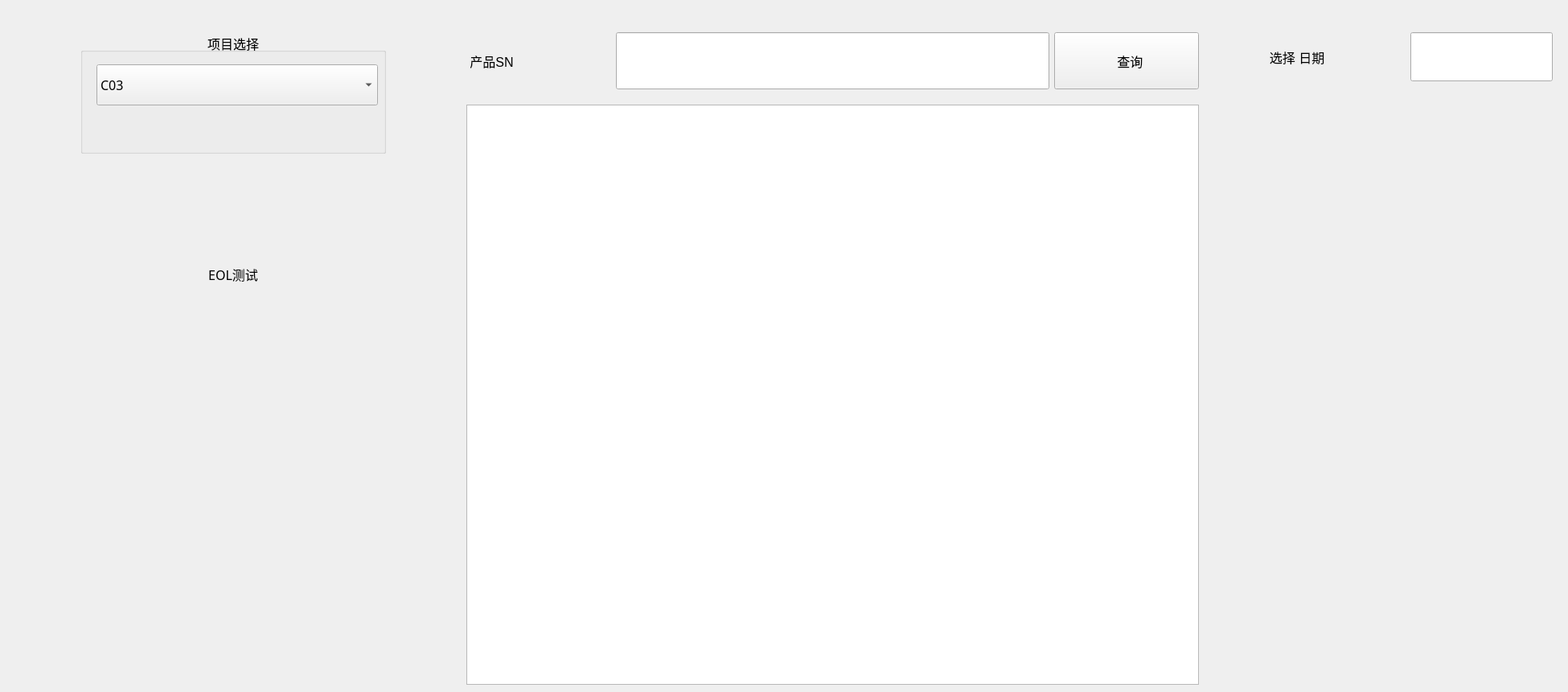
      <widget class="QWidget" name="tab">
       <attribute name="title">
        <string>查询测试 结果</string>
       </attribute>
       <widget class="QWidget" name="widget" native="true">
        <property name="geometry">
         <rect>
          <x>10</x>
          <y>10</y>
          <width>1931</width>
          <height>841</height>
         </rect>
        </property>
        <widget class="QTextEdit" name="textEdit_search">
         <property name="geometry">
          <rect>
           <x>570</x>
           <y>120</y>
           <width>911</width>
           <height>721</height>
          </rect>
         </property>
         <property name="font">
          <font>
           <family>Arial</family>
           <pointsize>12</pointsize>
          </font>
         </property>
        </widget>
        <widget class="QGroupBox" name="groupBox_3">
         <property name="geometry">
          <rect>
           <x>90</x>
           <y>30</y>
           <width>380</width>
           <height>151</height>
          </rect>
         </property>
         <property name="font">
          <font>
           <family>Arial</family>
           <pointsize>12</pointsize>
          </font>
         </property>
         <property name="title">
          <string>项目选择</string>
         </property>
         <property name="alignment">
          <set>Qt::AlignCenter</set>
         </property>
         <widget class="QComboBox" name="comboBoxSearch">
          <property name="geometry">
           <rect>
            <x>20</x>
            <y>40</y>
            <width>350</width>
            <height>51</height>
           </rect>
          </property>
          <property name="sizePolicy">
           <sizepolicy hsizetype="Preferred" vsizetype="Preferred">
            <horstretch>0</horstretch>
            <verstretch>0</verstretch>
           </sizepolicy>
          </property>
          <property name="font">
           <font>
            <family>宋体</family>
            <pointsize>12</pointsize>
           </font>
          </property>
          <item>
           <property name="text">
            <string>C03</string>
           </property>
          </item>
          <item>
           <property name="text">
            <string>C206</string>
           </property>
          </item>
         </widget>
        </widget>
        <widget class="QWidget" name="widget_calendar" native="true">
         <property name="geometry">
          <rect>
           <x>1560</x>
           <y>110</y>
           <width>361</width>
           <height>331</height>
          </rect>
         </property>
         <property name="sizePolicy">
          <sizepolicy hsizetype="Fixed" vsizetype="Fixed">
           <horstretch>0</horstretch>
           <verstretch>0</verstretch>
          </sizepolicy>
         </property>
         <property name="layoutDirection">
          <enum>Qt::LeftToRight</enum>
         </property>
        </widget>
        <widget class="QLabel" name="label_5">
         <property name="geometry">
          <rect>
           <x>90</x>
           <y>300</y>
           <width>380</width>
           <height>61</height>
          </rect>
         </property>
         <property name="font">
          <font>
           <family>宋体</family>
           <pointsize>12</pointsize>
          </font>
         </property>
         <property name="text">
          <string>EOL测试</string>
         </property>
         <property name="alignment">
          <set>Qt::AlignCenter</set>
         </property>
        </widget>
        <widget class="QWidget" name="layoutWidget">
         <property name="geometry">
          <rect>
           <x>570</x>
           <y>30</y>
           <width>911</width>
           <height>71</height>
          </rect>
         </property>
         <layout class="QHBoxLayout" name="horizontalLayout_12" stretch="2,6,2">
          <item>
           <widget class="QLabel" name="label_3">
            <property name="sizePolicy">
             <sizepolicy hsizetype="Preferred" vsizetype="Preferred">
              <horstretch>0</horstretch>
              <verstretch>0</verstretch>
             </sizepolicy>
            </property>
            <property name="font">
             <font>
              <family>Arial</family>
              <pointsize>12</pointsize>
             </font>
            </property>
            <property name="text">
             <string> 产品SN</string>
            </property>
           </widget>
          </item>
          <item>
           <widget class="QLineEdit" name="lineEdit_SN_Search">
            <property name="sizePolicy">
             <sizepolicy hsizetype="Preferred" vsizetype="Preferred">
              <horstretch>0</horstretch>
              <verstretch>0</verstretch>
             </sizepolicy>
            </property>
            <property name="font">
             <font>
              <family>Arial</family>
              <pointsize>12</pointsize>
             </font>
            </property>
           </widget>
          </item>
          <item>
           <widget class="QPushButton" name="pushButton_search">
            <property name="sizePolicy">
             <sizepolicy hsizetype="Preferred" vsizetype="Preferred">
              <horstretch>0</horstretch>
              <verstretch>0</verstretch>
             </sizepolicy>
            </property>
            <property name="font">
             <font>
              <family>Arial</family>
              <pointsize>12</pointsize>
             </font>
            </property>
            <property name="text">
             <string>  查询</string>
            </property>
           </widget>
          </item>
         </layout>
        </widget>
        <widget class="QWidget" name="layoutWidget">
         <property name="geometry">
          <rect>
           <x>1560</x>
           <y>30</y>
           <width>361</width>
           <height>61</height>
          </rect>
         </property>
         <layout class="QHBoxLayout" name="horizontalLayout_13">
          <item>
           <widget class="QLabel" name="label_4">
            <property name="font">
             <font>
              <family>Arial</family>
              <pointsize>12</pointsize>
             </font>
            </property>
            <property name="text">
             <string>  选择 日期</string>
            </property>
           </widget>
          </item>
          <item>
           <widget class="QLineEdit" name="lineEditCalendar">
            <property name="sizePolicy">
             <sizepolicy hsizetype="Preferred" vsizetype="Preferred">
              <horstretch>0</horstretch>
              <verstretch>0</verstretch>
             </sizepolicy>
            </property>
            <property name="font">
             <font>
              <family>Arial</family>
              <pointsize>12</pointsize>
             </font>
            </property>
           </widget>
          </item>
         </layout>
        </widget>
       </widget>
      </widget>
